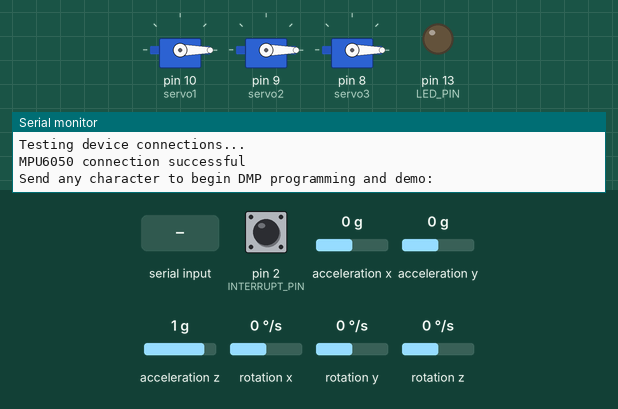
Simulated run of this sketch. Board: Arduino Uno, built with avr-gcc and run on an emulated ATmega328P. Shown: 3 × servo, output pins drawn as LEDs (lit = HIGH), the last lines printed to the serial monitor. Dashed ring = blinking. Inputs (shaded band) come from the test bench; at power-on: acceleration x 0 g, acceleration y 0 g, rotation x 0 °/s, rotation z 0 °/s, pin 2 (INTERRUPT_PIN) LOW, acceleration z 1 g, rotation y 0 °/s. The sensor or clock chip raises its interrupt line as the real part does.

Above: at 0.9 s.
1.0 s: "1" received over Serial
At 1.75 s:
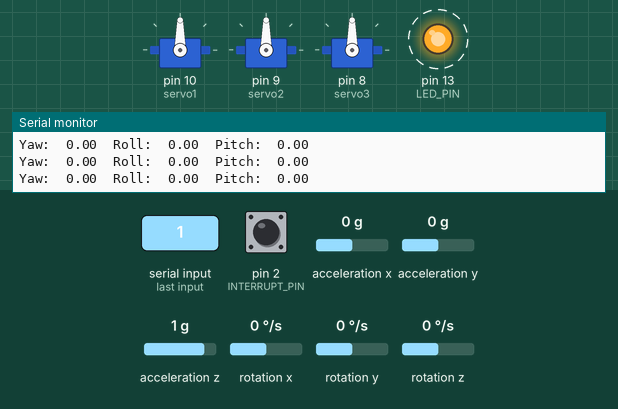
4.0 s: acceleration x set to 0.8 g
At 4.31 s:
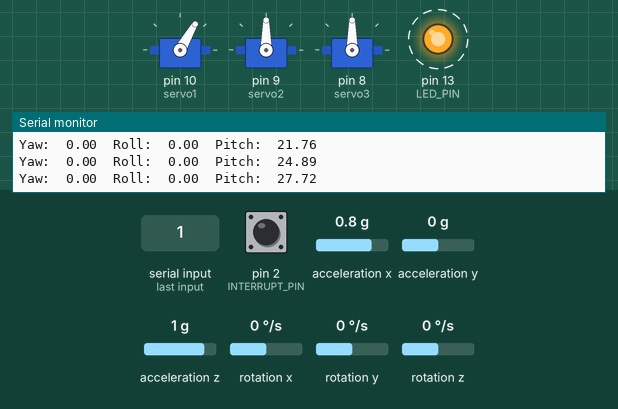
7.0 s: acceleration y set to -1.4 g
At 7.25 s:
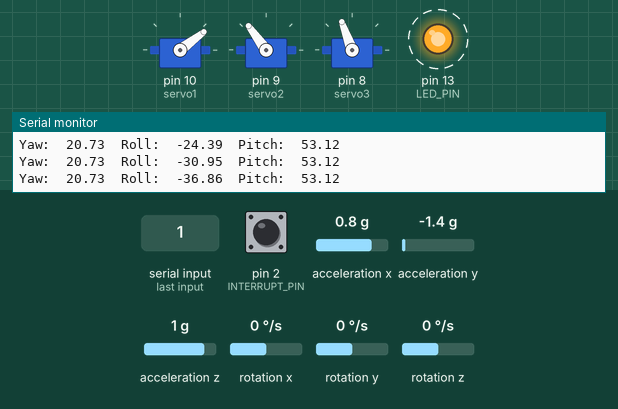
10.0 s: rotation x set to -192 °/s
13.0 s: rotation z set to -192 °/s
At 13.16 s:
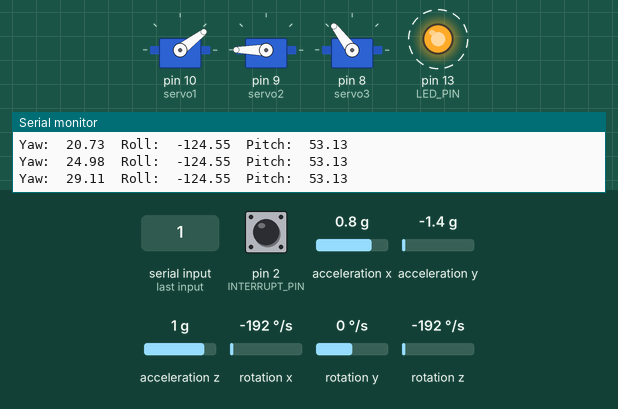
16.0 s: acceleration y set to 0.8 g
At 16.23 s:
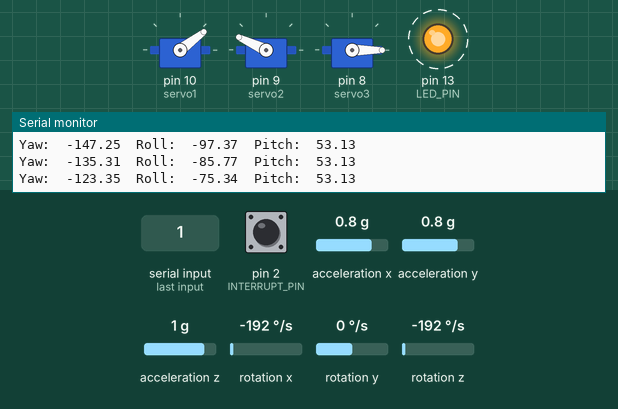
Timing chart, 0 to 22.1 s (numbered marks = the images above; inputs shaded):
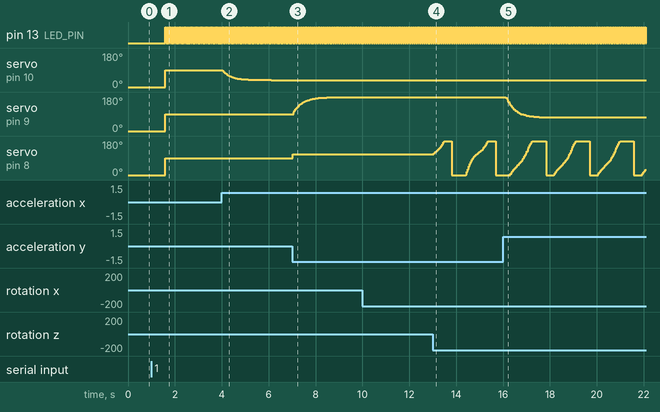

The sketch:

3_axis_mpu.ino
```cpp
#define OUTPUT_READABLE_YAWPITCHROLL
#include "helper_3dmath.h"
#include "Wire.h"
#include "I2Cdev.h"
#include "MPU6050_6Axis_MotionApps20.h"
#include <Servo.h>
#define INTERRUPT_PIN 2
#define LED_PIN 13
#define TO_DEG 57.29577951308232087679815481410517033f
#define T_OUT 20
#define P_OUT 50
#define FK 0.1
bool blinkState = false;

// MPU control/status vars
bool dmpReady = false;  // set true if DMP init was successful
uint8_t mpuIntStatus;   // holds actual interrupt status byte from MPU
uint8_t devStatus;      // return status after each device operation (0 = success, !0 = error)
uint16_t packetSize;    // expected DMP packet size (default is 42 bytes)
uint16_t fifoCount;     // count of all bytes currently in FIFO
uint8_t fifoBuffer[64]; // FIFO storage buffer
Servo servo1, servo2, servo3;
MPU6050 mpu;
MPU6050 accelgyro;
float angle_ax, angle_gx, angle_cpl;
float angle_ay, angle_gy;
int dt = 0;
long int t_next, p_next;
// orientation/motion vars
Quaternion q;           // [w, x, y, z]         quaternion container
VectorInt16 aa;         // [x, y, z]            accel sensor measurements
VectorInt16 aaReal;     // [x, y, z]            gravity-free accel sensor measurements
VectorInt16 aaWorld;    // [x, y, z]            world-frame accel sensor measurements
VectorFloat gravity;    // [x, y, z]            gravity vector
float ypr[1];           // [yaw, pitch, roll]   yaw/pitch/roll container and gravity vector
float yaw;              // The Yaw variable


volatile bool mpuInterrupt = false;     // indicates whether MPU interrupt pin has gone high
void dmpDataReady() {
    mpuInterrupt = true;
}

float clamp(float v, float minv, float maxv){
    if( v>maxv )
        return maxv;
    else if( v<minv )
        return minv;
    return v;
}

void setup() {
    servo1.attach(10);
    servo2.attach(9);
    servo3.attach(8);
    servo1.write(0);
    servo2.write(0);
    servo3.write(0);
  // put your setup code here, to run once:
      // join I2C bus (I2Cdev library doesn't do this automatically)
    #if I2CDEV_IMPLEMENTATION == I2CDEV_ARDUINO_WIRE
        Wire.begin();
        Wire.setClock(400000); // 400kHz I2C clock. Comment this line if having compilation difficulties
    #elif I2CDEV_IMPLEMENTATION == I2CDEV_BUILTIN_FASTWIRE
        Fastwire::setup(400, true);
    #endif

    // initialize serial communication
    // (115200 chosen because it is required for Teapot Demo output, but it's
    // really up to you depending on your project)
    Serial.begin(9600);
    while (!Serial); // wait for Leonardo enumeration, others continue immediately


    // initialize device
    Serial.println(F("Initializing I2C devices..."));
    mpu.initialize();
    pinMode(INTERRUPT_PIN, INPUT);

    // verify connection
    Serial.println(F("Testing device connections..."));
    Serial.println(mpu.testConnection() ? F("MPU6050 connection successful") : F("MPU6050 connection failed"));

    // wait for ready
    Serial.println(F("\nSend any character to begin DMP programming and demo: "));
    while (Serial.available() && Serial.read()); // empty buffer
    while (!Serial.available());                 // wait for data
    while (Serial.available() && Serial.read()); // empty buffer again

    // load and configure the DMP
    Serial.println(F("Initializing DMP..."));
    devStatus = mpu.dmpInitialize();

    // supply your own gyro offsets here, scaled for min sensitivity
    mpu.setXGyroOffset(-7);
    mpu.setYGyroOffset(18);
    mpu.setZGyroOffset(124);
    mpu.setZAccelOffset(5637); // 1688 factory default for my test chip

// make sure it worked (returns 0 if so)
    if (devStatus == 0) {
        // Calibration Time: generate offsets and calibrate our MPU6050
        mpu.CalibrateAccel(6);
        mpu.CalibrateGyro(6);
        mpu.PrintActiveOffsets();
        // turn on the DMP, now that it's ready
        Serial.println(F("Enabling DMP..."));
        mpu.setDMPEnabled(true);

        // enable Arduino interrupt detection
        Serial.print(F("Enabling interrupt detection (Arduino external interrupt "));
        Serial.print(digitalPinToInterrupt(INTERRUPT_PIN));
        Serial.println(F(")..."));
        attachInterrupt(digitalPinToInterrupt(INTERRUPT_PIN), dmpDataReady, RISING);
        mpuIntStatus = mpu.getIntStatus();

        // set our DMP Ready flag so the main loop() function knows it's okay to use it
        Serial.println(F("DMP ready! Waiting for first interrupt..."));
        dmpReady = true;

        // get expected DMP packet size for later comparison
        packetSize = mpu.dmpGetFIFOPacketSize();
    } else {
        // ERROR!
        // 1 = initial memory load failed
        // 2 = DMP configuration updates failed
        // (if it's going to break, usually the code will be 1)
        Serial.print(F("DMP Initialization failed (code "));
        Serial.print(devStatus);
        Serial.println(F(")"));
    }

    // configure LED for output
    pinMode(LED_PIN, OUTPUT);

}

void loop() {
  // put your main code here, to run repeatedly:
    // if programming failed, don't try to do anything
    if (!dmpReady) return;
    // read a packet from FIFO
    if (mpu.dmpGetCurrentFIFOPacket(fifoBuffer)) { // Get the Latest packet

    #ifdef OUTPUT_READABLE_YAWPITCHROLL
            // display Euler angles in degrees
            mpu.dmpGetQuaternion(&q, fifoBuffer);
            mpu.dmpGetGravity(&gravity, &q);
            mpu.dmpGetYawPitchRoll(ypr, &q, &gravity);
long int t = millis();
    // each T_TO ms calculating an angle
    if( t_next < t ){
        int16_t ax_raw, ay_raw, az_raw, gx_raw, gy_raw, gz_raw;
        float ay,gx,ax,gy;

        t_next = t + T_OUT;
        // getting raw data from MPU6050 sensors
        accelgyro.getMotion6(&ax_raw, &ay_raw, &az_raw, &gx_raw, &gy_raw, &gz_raw);

        // convert raw gyroscope data to в degrees/sec units
        gx = gx_raw / 131.0;
        gy = gy_raw / 131.0;
        // convert raw accelerometer data to G units
        ay = ay_raw / 16384.0;
        ay = clamp(ay, -1.0, 1.0);

        ax = ax_raw / 16384.0;
        ax = clamp(ax, -1.0, 1.0);

        // calculating an inclination angle from accelerometer
        angle_ax = 90 - TO_DEG*acos(ay);
        angle_ay = 90 - TO_DEG*acos(ax);
        // calculating the inclination angle from gyroscope
        angle_gx = angle_gx + gx * T_OUT/1000.0;
        angle_gy = angle_gy + gy * T_OUT/1000.0;
        // correcting the inclination angle from accelerometer
        angle_gx = angle_gx*(1-FK) + angle_ax*FK;
        angle_gy = angle_gy*(1-FK) + angle_ay*FK;
    }

            Serial.print("Yaw:\t");
            yaw = ypr[0] * 180/M_PI;
            Serial.print(yaw);
            servo3.write(map(yaw, -90, 90, 0, 180));
            Serial.print("\tRoll:\t");
            Serial.print(angle_gx);
            servo2.write(map(angle_gx, -90, 90, 180, 0));
            Serial.print("\tPitch:\t");
            Serial.println(angle_gy);
            servo1.write(map(angle_gy, -90, 90, 180, 0));

        #endif

        // blink LED to indicate activity
        blinkState = !blinkState;
        digitalWrite(LED_PIN, blinkState);
    }

}
```

Measured:
- after the input at 1.0 s, pin 13 (LED_PIN): alternates HIGH for 0.04 s and LOW for 0.04 s, starting after 0.60 s; servo on pin 10 (servo1): 0° → 90° after 0.60 s; servo on pin 9 (servo2), servo on pin 8 (servo3): 0° → 90° after 0.58 s
- after the input at 4.0 s, servo on pin 10 (servo1): moves from 90° to 37° over 2.1 s, starting at once
- after the input at 7.0 s, servo on pin 9 (servo2): moves from 90° to 179° over 1.6 s, starting after 0.06 s; servo on pin 8 (servo3): 90° → 110° at once
- after the input at 10.0 s, servo on pin 9 (servo2): 179° → 180° after 0.06 s
- after the input at 13.0 s, servo on pin 8 (servo3): ramps from 0° to 180° and jumps back, once every 1.9 s
- after the input at 16.0 s, servo on pin 9 (servo2): moves from 180° to 72° over 2.0 s, starting after 0.12 s
